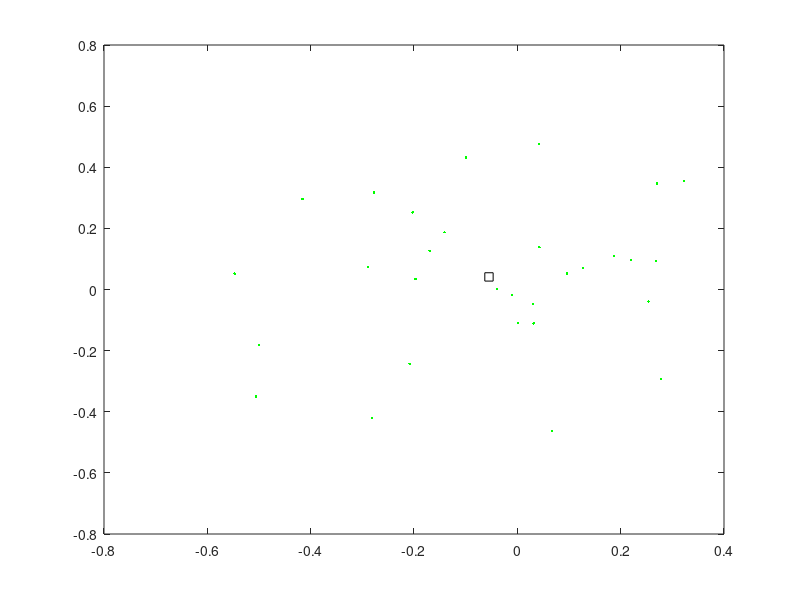

This figure's MATLAB source: (Note: this script raises an error after producing the figure.)
clear;clc;clf;
% initialize random generator
rng('shuffle');
addpath('PF_test','CarSim_test');
global Q R gain Q2 R2;
Q = diag([0.02,0.02,0.04,0.02]);
R = diag([0.05,0.05,0.03]);
Q2 = diag([0.2,0.2,0.4,0.2]);
R2 = R;
gain = [diag([1,1,1]);[1/3 1/3 1/3]];
global dist;
% dist = Q*3;
dist = diag([0.01,0.01,0.01,0.01]);

N = 30;
X = randn(N,4)*diag([0.25,0.25,0.2,0.02]);
samples = plot(X(:,1),X(:,2),'g.');
hold on;
filted = mean(X);
filt = plot(filted(1),filted(2),'ks');
% simulation
dt = 0.05;
initialPose = [0 0 0 0].';
L = 0.25;
timedue = 20;

simulationTime = 0;

states = initialPose;
statedis = states;
grahnddis = RobPlot([],initialPose,L,1);
y = Measurement(states);
output = plot(y(1),y(2),'ro');
outdir = quiver(y(1),y(2),L*cos(y(3)),L*sin(y(3)),'color','m');

trj = plot(states(1,:),states(2,:),'color','r');
w = ones(N,1)/N;

measurement = [];
filtered = [];

while simulationTime < timedue
    % control and measure
    uCmd(1) = 0.7*abs(sin(simulationTime))+0.1;
    uCmd(2) = 0.08*cos(simulationTime);
    statedis = DistDyn(statedis,uCmd,L,dt);
    states = [states,statedis];
    y = Measurement(statedis);
    % plot
    grahnddis = RobPlot(grahnddis,statedis,L,1);
    set(trj,'XData',states(1,:),'YData',states(2,:));
    set(output,'XData',y(1),'YData',y(2));
    set(outdir,'xdata',y(1),'ydata',y(2),'udata',L*cos(y(3)),'vdata',L*sin(y(3)));
    % filter
    X = PF(X,uCmd,y,@(x,u)DistDyn(x,u,L,dt),@MeasureProb);
%     [X,w] = PF_proposalDen(X,uCmd,y,...
%         @(xn,x,u)RandDistDynProb(xn,x,u,L,dt),...
%         @(x,y,u)RandDistDyn_proposal(x,y,u,L,dt),...
%         @MeasureProb,w);
%     for i=1:N
%         X(i,:) = RandDistDyn_proposal(X(i,:),y,uCmd,L,dt);
%     end
    filted = mean(X);
    set(filt,'XData',filted(1),'YData',filted(2));
    set(samples,'XData',X(:,1),'YData',X(:,2));
    pause(0.0001);
    simulationTime = simulationTime + dt;
    measurement = [measurement;y(:).'];
    filtered = [filtered;mean(X)];
end
    
